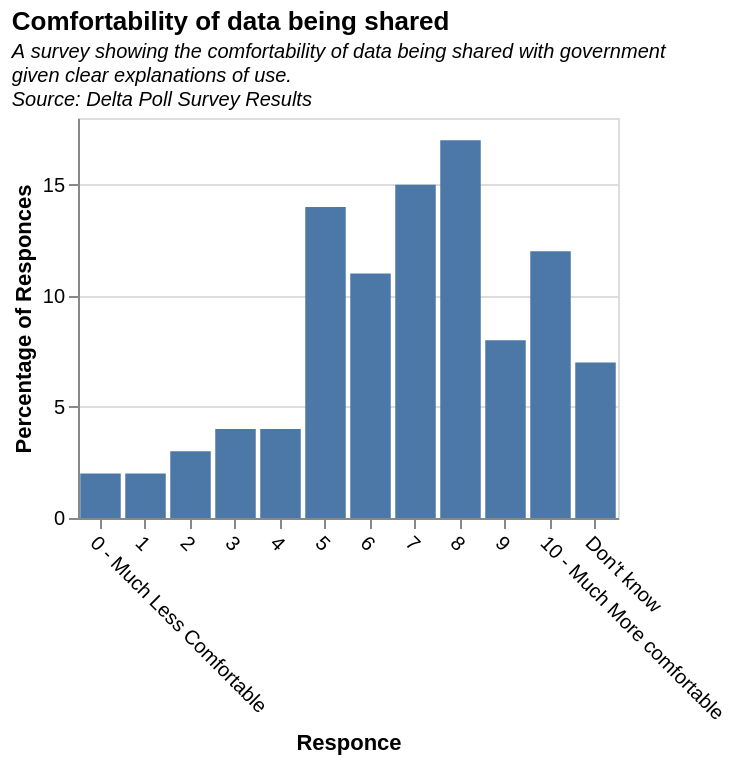

Vega-Lite specification for this chart:
### Vega-Lite specification from a JSON file in a GitHub repository (floating-point values rounded to 4 significant figures)
{"$schema": "https://vega.github.io/schema/vega-lite/v5.json", "description": "A simple bar chart with embedded data.", "title": {"text": "Comfortability of data being shared", "subtitle": ["A survey showing the comfortability of data being shared with government", "given clear explanations of use.", "Source: Delta Poll Survey Results"], "subtitleFontStyle": "italic", "subtitleFontSize": 10, "anchor": "start", "color": "black"}, "width": 270, "height": 200, "data": {"values": [{"Responce": "0 - Much Less Comfortable", "Percentage of Responces": 2}, {"Responce": "1", "Percentage of Responces": 2}, {"Responce": "2", "Percentage of Responces": 3}, {"Responce": "3", "Percentage of Responces": 4}, {"Responce": "4", "Percentage of Responces": 4}, {"Responce": "5", "Percentage of Responces": 14}, {"Responce": "6", "Percentage of Responces": 11}, {"Responce": "7", "Percentage of Responces": 15}, {"Responce": "8", "Percentage of Responces": 17}, {"Responce": "9", "Percentage of Responces": 8}, {"Responce": "10 - Much More comfortable", "Percentage of Responces": 12}, {"Responce": "Don't know", "Percentage of Responces": 7}]}, "mark": "bar", "encoding": {"x": {"field": "Responce", "type": "nominal", "axis": {"labelAngle": 45}, "sort": ""}, "y": {"field": "Percentage of Responces", "type": "quantitative"}}}
